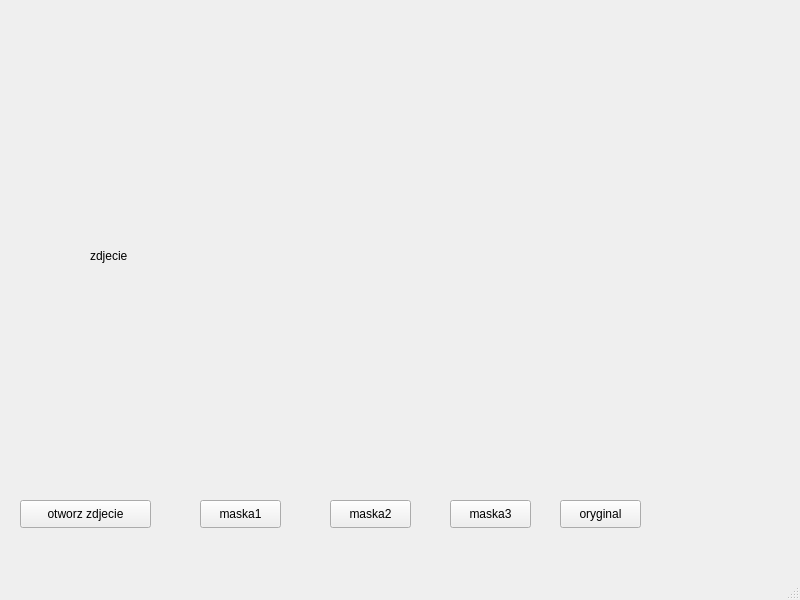
<?xml version="1.0" encoding="UTF-8"?>
<ui version="4.0">
 <class>MainWindow</class>
 <widget class="QMainWindow" name="MainWindow">
  <property name="geometry">
   <rect>
    <x>0</x>
    <y>0</y>
    <width>800</width>
    <height>600</height>
   </rect>
  </property>
  <property name="windowTitle">
   <string>MainWindow</string>
  </property>
  <widget class="QWidget" name="centralwidget">
   <widget class="QPushButton" name="pushButton">
    <property name="geometry">
     <rect>
      <x>20</x>
      <y>500</y>
      <width>131</width>
      <height>28</height>
     </rect>
    </property>
    <property name="text">
     <string>otworz zdjecie</string>
    </property>
   </widget>
   <widget class="QLabel" name="imageLabel">
    <property name="geometry">
     <rect>
      <x>90</x>
      <y>50</y>
      <width>551</width>
      <height>411</height>
     </rect>
    </property>
    <property name="text">
     <string>zdjecie</string>
    </property>
   </widget>
   <widget class="QPushButton" name="maskButton">
    <property name="geometry">
     <rect>
      <x>200</x>
      <y>500</y>
      <width>81</width>
      <height>28</height>
     </rect>
    </property>
    <property name="text">
     <string>maska1</string>
    </property>
   </widget>
   <widget class="QPushButton" name="maskButton_2">
    <property name="geometry">
     <rect>
      <x>330</x>
      <y>500</y>
      <width>81</width>
      <height>28</height>
     </rect>
    </property>
    <property name="text">
     <string>maska2</string>
    </property>
   </widget>
   <widget class="QPushButton" name="maskButton_3">
    <property name="geometry">
     <rect>
      <x>450</x>
      <y>500</y>
      <width>81</width>
      <height>28</height>
     </rect>
    </property>
    <property name="text">
     <string>maska3</string>
    </property>
   </widget>
   <widget class="QPushButton" name="original">
    <property name="geometry">
     <rect>
      <x>560</x>
      <y>500</y>
      <width>81</width>
      <height>28</height>
     </rect>
    </property>
    <property name="text">
     <string>oryginal</string>
    </property>
   </widget>
  </widget>
  <widget class="QMenuBar" name="menubar">
   <property name="geometry">
    <rect>
     <x>0</x>
     <y>0</y>
     <width>800</width>
     <height>25</height>
    </rect>
   </property>
  </widget>
  <widget class="QStatusBar" name="statusbar"/>
  <action name="actionactionExit">
   <property name="text">
    <string>actionExit</string>
   </property>
   <property name="menuRole">
    <enum>QAction::MenuRole::NoRole</enum>
   </property>
  </action>
  <action name="actionactionOtworz">
   <property name="text">
    <string>actionOtworz</string>
   </property>
   <property name="menuRole">
    <enum>QAction::MenuRole::NoRole</enum>
   </property>
  </action>
 </widget>
 <resources/>
 <connections/>
</ui>
